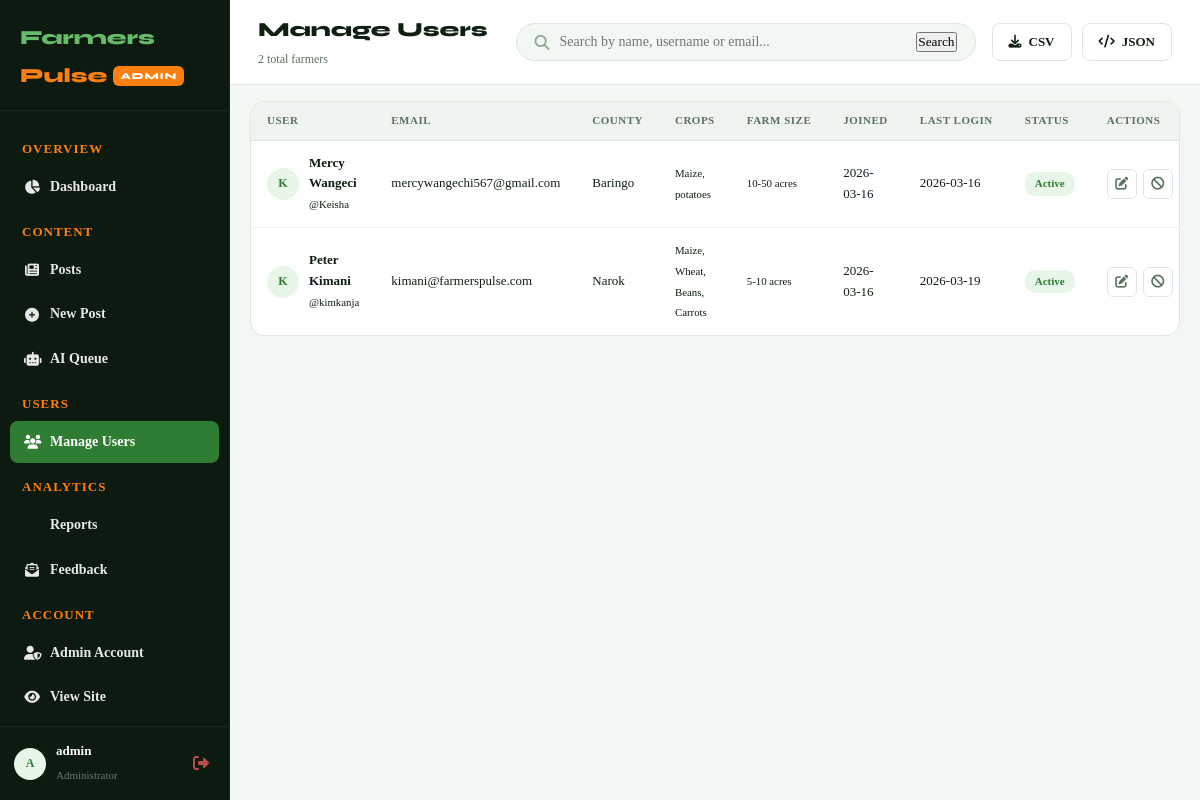
/admin/users (signed in), run on an earlier commit of the app's database.
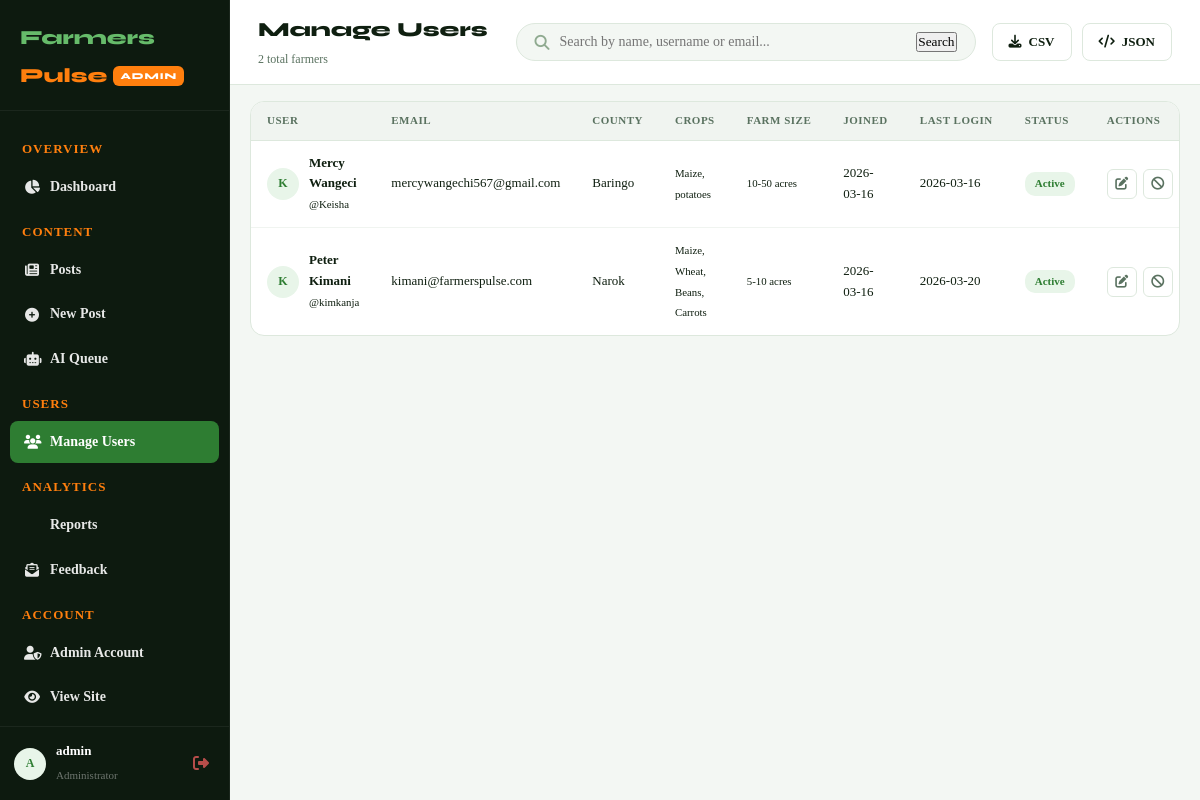
And on a later commit of the database.
### tables this page shows
CREATE TABLE users (
        id INTEGER PRIMARY KEY AUTOINCREMENT,
        username TEXT UNIQUE NOT NULL,
        email TEXT UNIQUE NOT NULL,
        password TEXT NOT NULL,
        role TEXT DEFAULT 'farmer',
        full_name TEXT DEFAULT '',
        phone TEXT DEFAULT '',
        county TEXT DEFAULT '',
        crop_types TEXT DEFAULT '',
        farm_size TEXT DEFAULT '',
        bio TEXT DEFAULT '',
        profile_pic TEXT DEFAULT '',
        is_active INTEGER DEFAULT 1,
        is_banned INTEGER DEFAULT 0,
        ban_reason TEXT DEFAULT '',
        created_at TEXT DEFAULT (datetime('now')),
        last_login TEXT
    );

### app.py (the view)
@app.route("/admin/users")
@login_required
@admin_required
def admin_users():
    page=request.args.get("page",1,type=int); search=request.args.get("search",""); per_page=15; offset=(page-1)*per_page
    conn=get_db(); where="role='farmer'"; params=[]
    if search: where+=" AND (username LIKE ? OR email LIKE ? OR full_name LIKE ?)"; params.extend([f"%{search}%"]*3)
    total=conn.execute(f"SELECT COUNT(*) FROM users WHERE {where}",params).fetchone()[0]
    users=conn.execute(f"SELECT * FROM users WHERE {where} ORDER BY created_at DESC LIMIT ? OFFSET ?",params+[per_page,offset]).fetchall()
    conn.close(); total_pages=(total+per_page-1)//per_page
    return render_template("admin_users.html",users=users,search=search,page=page,total_pages=total_pages,total=total)

### app.py (called while the page is built)
def get_db():
    if not os.path.exists("database"):
        os.makedirs("database")
    conn = sqlite3.connect(DATABASE)
    conn.row_factory = sqlite3.Row
    conn.execute("PRAGMA foreign_keys = ON")
    return conn

def login_required(f):
    @wraps(f)
    def dec(*a,**k):
        if "user_id" not in session: return redirect(url_for("login"))
        return f(*a,**k)
    return dec

def admin_required(f):
    @wraps(f)
    def dec(*a,**k):
        if "user_id" not in session or session.get("role")!="admin":
            flash("Admin access required.","error"); return redirect(url_for("dashboard"))
        return f(*a,**k)
    return dec

def current_user():
    if "user_id" not in session: return None
    conn=get_db(); u=conn.execute("SELECT * FROM users WHERE id=?",(session["user_id"],)).fetchone(); conn.close(); return u

@app.context_processor
def inject_globals():
    u=current_user(); unread=0; pending_ai=0; unread_feedback=0
    if u:
        conn=get_db()
        unread=conn.execute("SELECT COUNT(*) FROM notifications WHERE user_id=? AND is_read=0",(u["id"],)).fetchone()[0]
        if u["role"]=="admin":
            pending_ai=conn.execute("SELECT COUNT(*) FROM posts WHERE is_published=0 AND source='ai_model'").fetchone()[0]
            unread_feedback=conn.execute("SELECT COUNT(*) FROM feedback WHERE status='unread'").fetchone()[0]
        conn.close()
    return dict(current_user=u,unread_count=unread,pending_ai_count=pending_ai,unread_feedback=unread_feedback)

### templates/admin_users.html (shortened to what this page needs)
{% extends "base.html" %}
{% block body_class %}admin-body{% endblock %}
{% block extra_css %}
<link rel="stylesheet" href="{{ url_for('static', filename='css/admin.css') }}">{% endblock %}
{% block content %}
<div class="admin-layout">
  {% include '_admin_sidebar.html' %}
  <div class="admin-main">
    <header class="admin-topbar">
      <div class="admin-topbar-title">
        <h1>Manage Users</h1><span>{{ total }} total farmers</span>
      </div>
      <div class="admin-topbar-search">
        <form method="GET" action="{{ url_for('admin_users') }}" class="admin-search-bar">
          <i class="fas fa-search"></i>
          <input type="text" name="search" placeholder="Search by name, username or email..." value="{{ search }}">
          <button type="submit">Search</button>
        </form>
      </div>
      <div class="admin-topbar-right">
        <a href="{{ url_for('export_report', type='users', format='csv') }}" class="btn-admin-outline"><i
            class="fas fa-download"></i> CSV</a>
        <a href="{{ url_for('export_report', type='users', format='json') }}" class="btn-admin-outline"><i
            class="fas fa-code"></i> JSON</a>
      </div>
    </header>
    <div class="admin-content">
      <div class="table-card full-width">
        <div class="table-scroll">
          <table class="admin-table">
            <thead>
              <tr>
                <th>User</th>
                <th>Email</th>
                <th>County</th>
                <th>Crops</th>
                <th>Farm Size</th>
                <th>Joined</th>
                <th>Last Login</th>
                <th>Status</th>
                <th>Actions</th>
              </tr>
            </thead>
            <tbody>
              {% for u in users %}
              <tr id="user-row-{{ u['id'] }}">
                <td>
                  <div class="user-cell">
                    <div class="avatar-sm-tbl">{{ u['username'][0].upper() }}</div>
                    <div><strong>{{ u['full_name'] or u['username'] }}</strong><br><small>@{{ u['username'] }}</small>
                    </div>
                  </div>
                </td>
                <td>{{ u['email'] }}</td>
                <td>{{ u['county'] or '—' }}</td>
                <td><small>{{ u['crop_types'] or '—' }}</small></td>
                <td><small>{{ u['farm_size'] or '—' }}</small></td>
                <td>{{ u['created_at'][:10] }}</td>
                <td>{{ u['last_login'][:10] if u['last_login'] else 'Never' }}</td>
                <td>
                  {% if u['is_banned'] %}
                  <span class="banned-badge">Banned</span>
                  {% else %}
                  <span class="status-badge {% if u['is_active'] %}active{% else %}inactive{% endif %}"
                    id="status-{{ u['id'] }}">{{ 'Active' if u['is_active'] else 'Inactive' }}</span>
                  {% endif %}
                </td>
                <td>
                  <div class="action-btns">
                    <a href="{{ url_for('admin_edit_user', uid=u['id']) }}" class="tbl-btn tbl-edit"
                      title="Edit User"><i class="fas fa-edit"></i></a>
                    <button class="tbl-btn tbl-toggle" onclick="toggleUser({{ u['id'] }})"
                      title="{{ 'Deactivate' if u['is_active'] else 'Activate' }}"><i
                        class="fas fa-{% if u['is_active'] %}ban{% else %}check{% endif %}"></i></button>
                  </div>
                </td>
              </tr>
              {% else %}
              <tr>
                <td colspan="9" class="empty-td">No users found.</td>
              </tr>
              {% endfor %}
            </tbody>
          </table>
        </div>
      </div>
    </div>
  </div>
</div>
{% endblock %}

### templates/base.html (shortened to what this page needs)
<!DOCTYPE html>
<html lang="en">
<head>
  <link rel="stylesheet" href="https://cdnjs.cloudflare.com/ajax/libs/font-awesome/6.5.1/css/all.min.css">
  <link rel="stylesheet" href="{{ url_for('static', filename='css/main.css') }}">
  {% block extra_css %}{% endblock %}
</head>
<body class="{% block body_class %}{% endblock %}">
  {% block content %}{% endblock %}
</body>
</html>

### templates/_admin_sidebar.html (shortened to what this page needs)
<aside class="admin-sidebar" id="adminSidebar">
  <div class="admin-sidebar-logo">
    <span class="logo-green">Farmers</span><span class="logo-orange">Pulse</span>
    <span class="admin-badge">ADMIN</span>
  </div>
  <nav class="admin-nav">
    <div class="nav-section-label">Overview</div>
    <a href="{{ url_for('admin_dashboard') }}"
      class="admin-nav-item {% if request.endpoint=='admin_dashboard' %}active{% endif %}"><i
        class="fas fa-chart-pie"></i><span>Dashboard</span></a>
    <div class="nav-section-label">Content</div>
    <a href="{{ url_for('admin_posts') }}"
      class="admin-nav-item {% if request.endpoint in ['admin_posts','admin_edit_post','admin_create_post'] %}active{% endif %}"><i
        class="fas fa-newspaper"></i><span>Posts</span></a>
    <a href="{{ url_for('admin_create_post') }}"
      class="admin-nav-item {% if request.endpoint=='admin_create_post' %}active{% endif %}"><i
        class="fas fa-plus-circle"></i><span>New Post</span></a>
    <a href="{{ url_for('admin_pending_posts') }}"
      class="admin-nav-item {% if request.endpoint=='admin_pending_posts' %}active{% endif %}">
      <i class="fas fa-robot"></i><span>AI Queue </span>
    </a>
    <div class="nav-section-label">Users</div>
    <a href="{{ url_for('admin_users') }}"
      class="admin-nav-item {% if request.endpoint in ['admin_users','admin_edit_user'] %}active{% endif %}"><i
        class="fas fa-users"></i><span>Manage Users</span></a>
    <div class="nav-section-label">Analytics</div>
    <a href="{{ url_for('admin_reports') }}"
      class="admin-nav-item {% if request.endpoint=='admin_reports' %}active{% endif %}"><span>Reports</span></a>
    <a href="{{ url_for('admin_feedback') }}"
      class="admin-nav-item {% if request.endpoint=='admin_feedback' %}active{% endif %}">
      <i class="fas fa-envelope-open-text"></i><span>Feedback </span>
    </a>
    <div class="nav-section-label">Account</div>
    <a href="{{ url_for('admin_account') }}"
      class="admin-nav-item {% if request.endpoint=='admin_account' %}active{% endif %}"><i
        class="fas fa-user-shield"></i><span>Admin Account</span></a>
    <a href="{{ url_for('dashboard') }}" class="admin-nav-item"><i class="fas fa-eye"></i><span>View Site</span></a>
  </nav>
  <div class="admin-sidebar-footer">
    <div class="admin-user-chip">
      <div class="avatar-sm-tbl">{{ current_user['username'][0].upper() }}</div>
      <div><strong>{{ current_user['username'] }}</strong><span>Administrator</span></div>
    </div>
    <a href="{{ url_for('logout') }}" class="admin-logout"><i class="fas fa-sign-out-alt"></i></a>
  </div>
</aside>

### static/css/main.css (style rules this page uses)
:root { --green: #2e7d32; --green-light: #43a047; --green-dark: #1b5e20; --green-soft: rgba(46, 125, 50, 0.08); --orange: #ff7f0e; --orange-dark: #e65100; --orange-soft: rgba(255, 127, 14, 0.10); --bg: #f3f7f3; --surface: #ffffff; --surface2: #f0f4f0; --border: #dde8dd; --border-light: #eef4ee; --text: #0f1f10; --text-muted: #5a7260; --text-light: #8faa90; --sidebar-bg: #0d1a0f; --sidebar-text: #c8e0ca; --radius: 12px; --radius-sm: 8px; --radius-lg: 18px; --shadow: 0 2px 12px rgba(0, 0, 0, 0.07); --shadow-md: 0 4px 24px rgba(0, 0, 0, 0.10); --shadow-lg: 0 8px 40px rgba(0, 0, 0, 0.14); --tr: 0.2s ease; --font: 'Times New Roman', Times, serif; --font-display: 'Syne', 'Times New Roman', serif; }
*, *::before, *::after { box-sizing: border-box; margin: 0; padding: 0; }
html { scroll-behavior: smooth; }
body { font-family: var(--font); font-size: 15px; color: var(--text); background: var(--bg); line-height: 1.6; -webkit-font-smoothing: antialiased; }
a { color: inherit; text-decoration: none; }
input, select, textarea, button { font-family: var(--font); }
.logo-green { color: #66bb6a; }
.logo-orange { color: var(--orange); }

What changed in the data, as far as the page shows it:
changed users "Peter Kimani": last_login "2026-03-19" → "2026-03-20"
